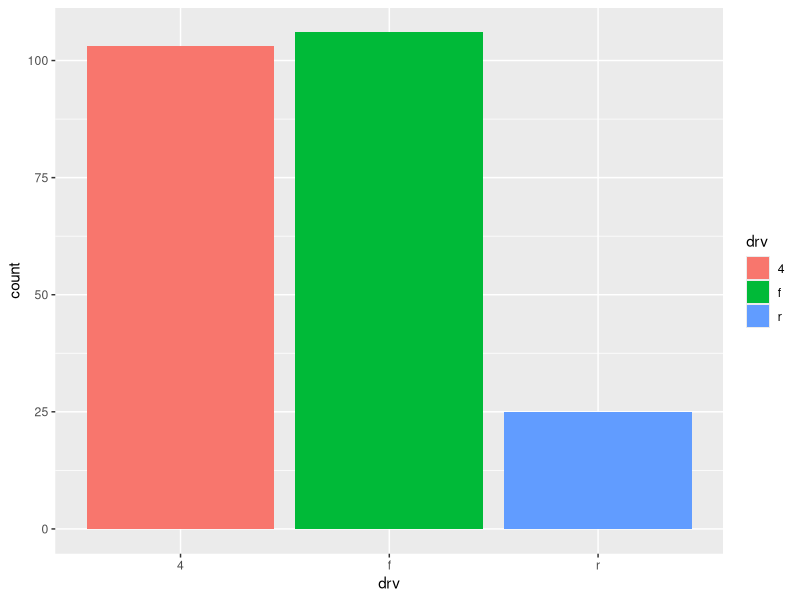
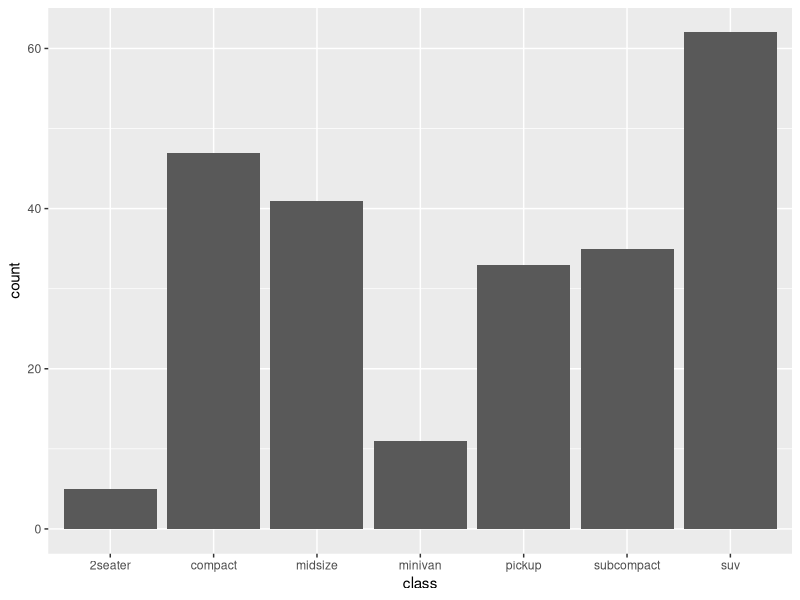
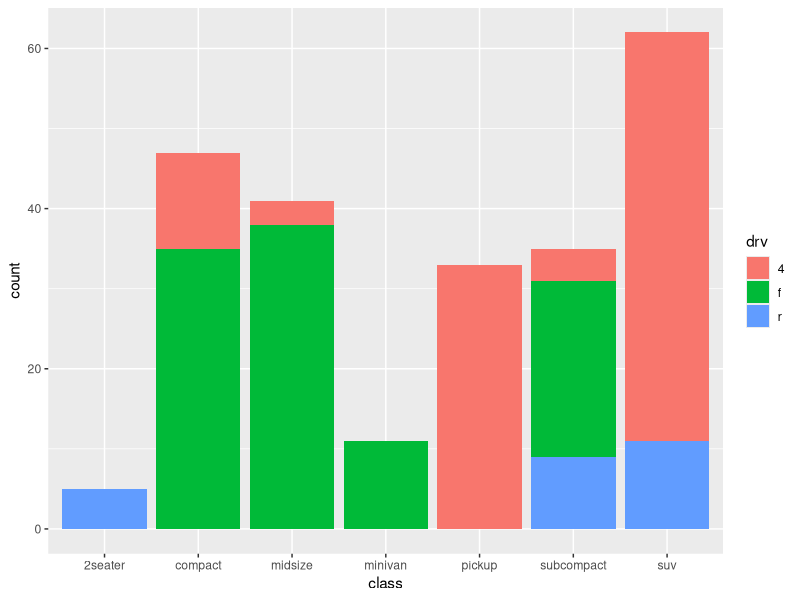
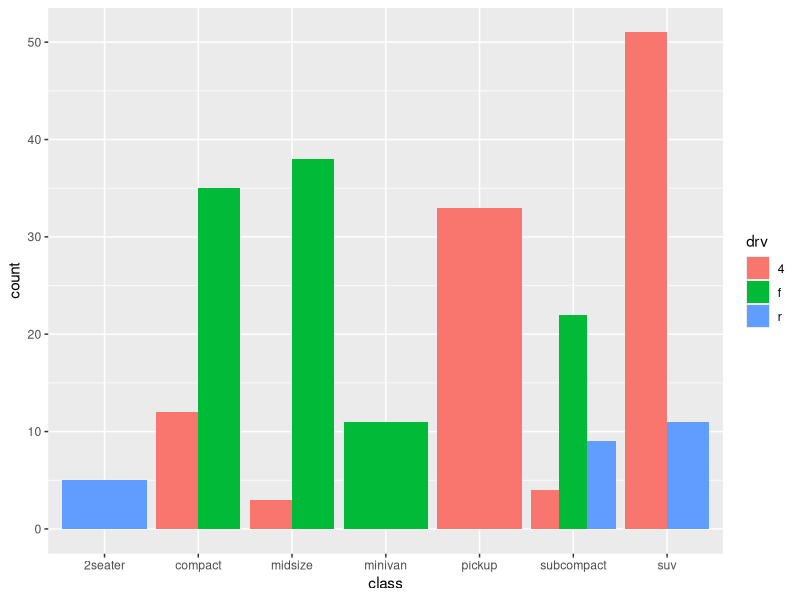
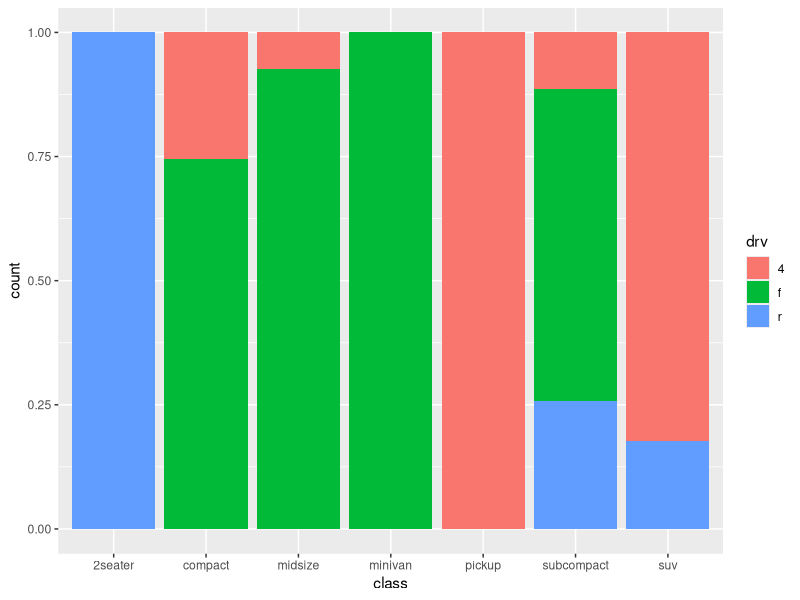
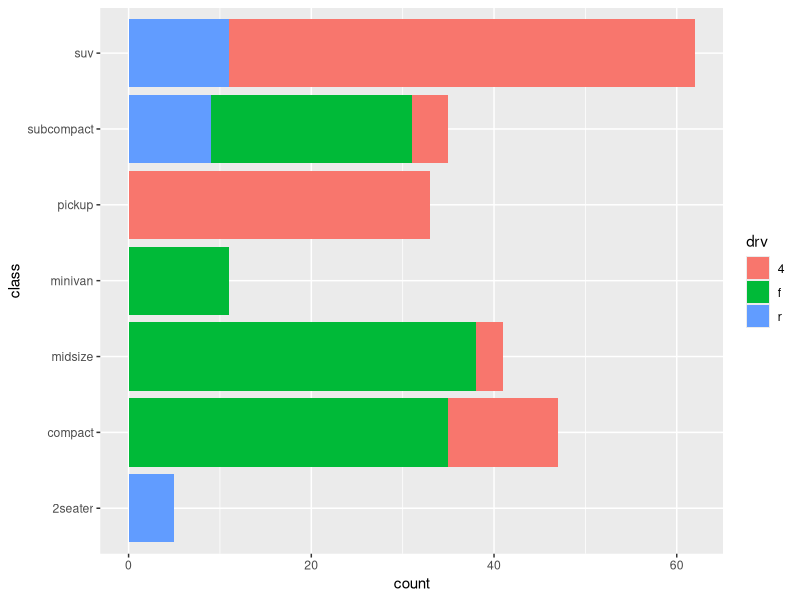
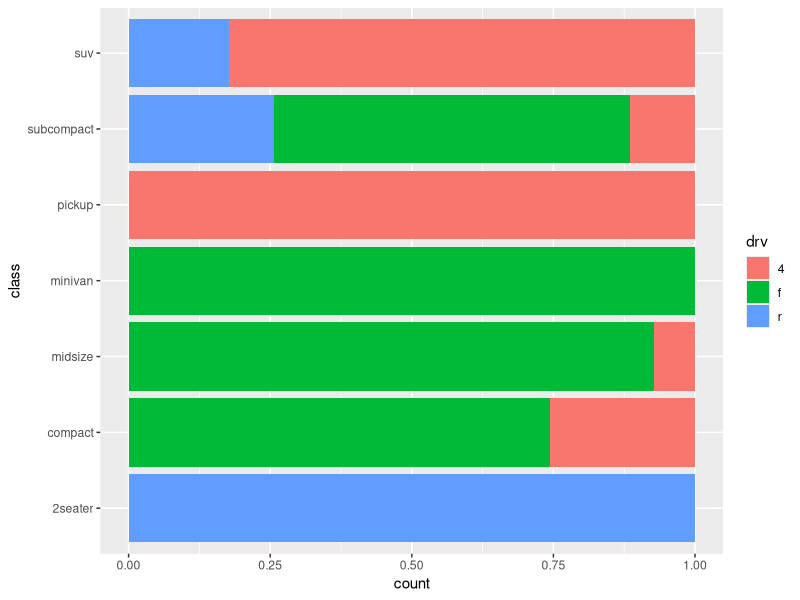
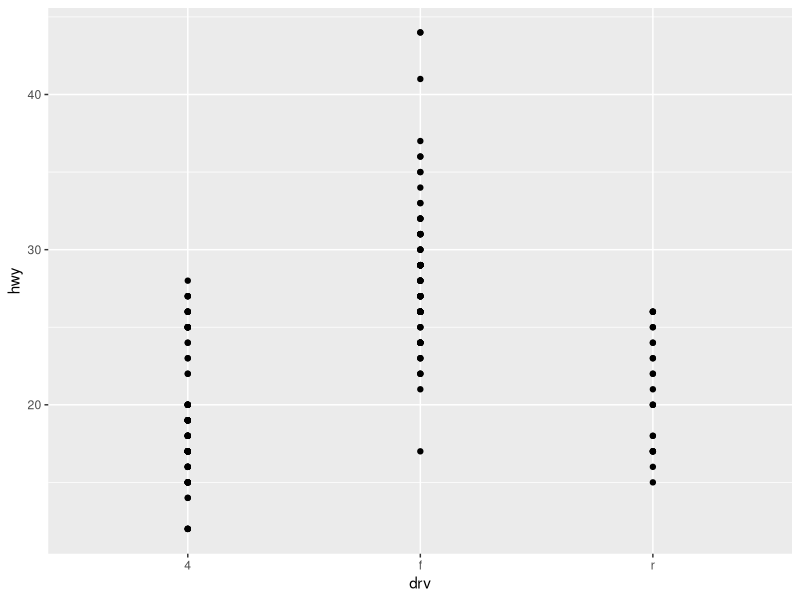

These figures' R source, in order:
library(tidyverse)

mpg <- as.data.frame(ggplot2::mpg)
head(mpg)

# 카테고리(범주형) 변수의 빈도수
# drv별 자동차 모델 수
table(mpg$drv)
mpg %>% 
  group_by(drv) %>% 
  summarise(n = n())

# 막대 그래프(bar plot): 카테고리 변수의 빈도수를 막대로 표현.
# geom_bar()에서 x축 mapping만 설정하면, 자동으로 빈도수를 계산.
ggplot(data = mpg) +
  geom_bar(mapping = aes(x = drv, fill = drv))
# geom_bar()의 aesthetic mapping 중에서
# 1) color = 막대 테두리 색깔
# 2) fill = 막대 안쪽을 채우는 색깔

# group_by, summarize를 사용해서 class별 자동차 모델 수를 찾으세요.
# ggplot을 사용해서 class의 막대 그래프 그려보세요.
table(mpg$class)
mpg %>% 
  group_by(class) %>% 
  summarise(n = n())

ggplot(data = mpg) +
  geom_bar(mapping = aes(x = class))

# class별, drv별 자동차 모델 수
mpg %>% 
  group_by(class, drv) %>% 
  summarise(n = n())

ggplot(data = mpg) +
  geom_bar(mapping = aes(x = class, fill = drv))

ggplot(data = mpg) +
  geom_bar(mapping = aes(x = class, fill = drv),
           position = 'dodge')

ggplot(data = mpg) +
  geom_bar(mapping = aes(x = class, fill = drv),
           position = 'fill')

# geom_bar()의 position argument:
# 1) position = 'stack': 기본값(생략 가능)
#    막대들을 위로 쌓아올리는 방식으로 그림.
# 2) position = 'dodge': 막대들을 옆으로 나란히 그림.
# 3) position = 'fill': 비율로 막대를 채우는 그림.

# 가로 막대 그래프
ggplot(data = mpg) +
  geom_bar(mapping = aes(y = class, fill = drv))

ggplot(data = mpg) +
  geom_bar(mapping = aes(y = class, fill = drv),
           position = 'fill')


# 카테고리 변수별 연속형 변수의 요약 통계량을 막대 그래프.
# drv(구동 방식)별 hwy(고속도로 연비)의 평균
# drv: 카테고리 변수, hwy: 연속형 변수
ggplot(data = mpg) +
  geom_point(mapping = aes(x = drv, y = hwy))

mpg_by_drv <- mpg %>% 
  group_by(drv) %>% 
  summarise(avg = mean(hwy))

ggplot(data = mpg_by_drv) +
  geom_col(mapping = aes(x = drv, y = avg))

ggplot(data = mpg_by_drv) +
  geom_col(mapping = aes(x = avg, y = drv))

# class별 hwy의 평균을 계산한 데이터 프레임을 생성.
# 위에서 생성된 데이터 프레임 사용해서 막대 그래프.
mpg_by_class <- mpg %>% 
  group_by(class) %>% 
  summarise(mean_hwy = mean(hwy))

mpg_by_class

ggplot(data = mpg_by_class) +
  geom_col(mapping = aes(x = class, y = mean_hwy))

# 히스토그램(histogram): 
# 연속형 변수를 최솟값부터 최댓값까지의 구간을 나눠서
# 그 구간에 속한 관측치(observations)의 개수를 막대로 나타낸 그래프.
# bins = 막대 개수, binwidth = 막개 가로 길이.

# hwy의 히스토그램
ggplot(data = mpg) +
  geom_histogram(mapping = aes(x = hwy), binwidth = 3)

# 상자 그림(box plot)
# 변수의 분포.
# 그룹 간의 변수의 분포.
# 기술 통계량(최솟값, 최댓값, 백분위값)들을 표현한 그래프.

ggplot(data = mpg) +
  geom_boxplot(mapping = aes(y = hwy))

summary(mpg$hwy)

ggplot(data = mpg) +
  geom_boxplot(mapping = aes(x = drv, y = hwy))

summary(filter(mpg, drv == '4')$hwy)
summary(filter(mpg, drv == 'f')$hwy)
summary(filter(mpg, drv == 'r')$hwy)
